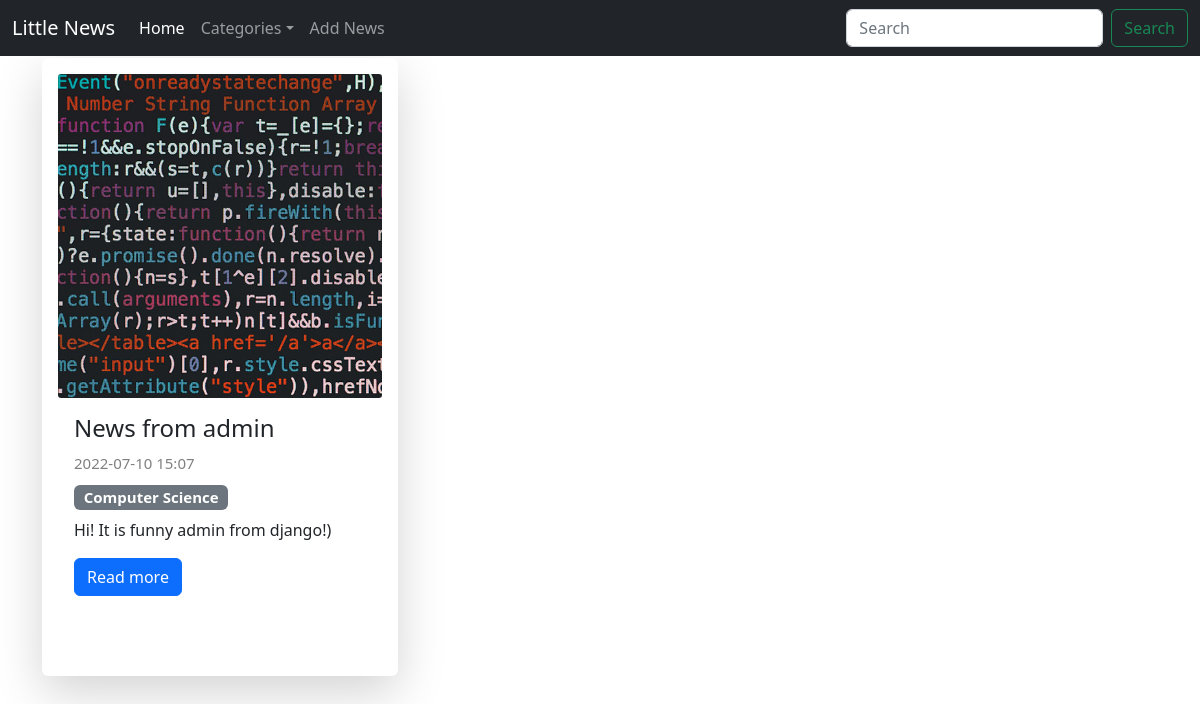
The app's page /category/4/ with its own data.
### news/models.py (models this page shows, shortened)
class News(models.Model):
    title = models.CharField(max_length=150)
    content = models.TextField(blank=True)
    created_at = models.DateTimeField(auto_now_add=True)
    updated_at = models.DateTimeField(auto_now=True)
    photo = models.ImageField(upload_to='photos/%Y/%m/%d/', blank=True)
    is_published = models.BooleanField(default=True)
    category = models.ForeignKey('Category', on_delete=models.PROTECT, null=True)
    def get_absolute_url(self):
        return reverse("view_news", kwargs={"news_id": self.pk})
    class Meta:
        verbose_name = 'News'
        verbose_name_plural = 'News'
        ordering = ['-created_at']

class Category(models.Model):
    title = models.CharField(max_length=150, db_index=True, verbose_name="Name of category")
    def __str__(self):
        return self.title
    class Meta:
        verbose_name = 'Category'
        verbose_name_plural = 'Category'
        ordering = ['title']

### news/views.py (the view)
# urls.py: path('category/<int:category_id>/', get_category, name='category'),
def get_category(request, category_id):
    news = News.objects.filter(category_id = category_id)
    categories = Category.objects.all()
    category = Category.objects.get(pk = category_id)
    context = {
        'news': news,
        'categories': categories,
        'category':category,
    }
    return render(request, 'news/categories.html',context)

### news/templates/news/categories.html (shortened to what this page needs)
{% extends 'base.html' %}
{% block content %}
<div class="row row-cols-1 row-cols-md-3 g-4">
        {% for item in news %}
          <div class="col" style="margin: 10px 0 10px 0;">
            <div class="card h-100 shadow-lg p-3 mb-5 bg-body rounded" style="border:0px;">
              {% if item.photo %}
                <img src="{{ item.photo.url }}" class="card-img-top" alt="#" style="border-radius: 1%;" />
              {% else %}
                <img src="https://picsum.photos/500/500" class="card-img-top" alt="#" style="border-radius: 2%;" />
              {% endif %}
              <div class="card-body">
                <h4 class="card-title">{{ item.title }}
                </h4>
                 <span class="card-text" style="color: grey; font-size: 15px;">{{ item.created_at|date:'Y-m-d H:m' }}</span>
                 <h5><span class="badge bg-secondary" style=" margin:10px 0 0px 0;">{{ item.category }}</span>
                </h5>
                <p class="card-text">{{ item.content|safe|linebreaksbr|truncatewords:50 }}</p>
                <a href="{{ item.get_absolute_url }}" class="btn btn-primary">Read more</a>
              </div>
            </div>
          </div>
        {% endfor %}
      </div>
{% endblock content %}

### records on screen
News: photo (picture), title "News from admin", created_at "2022-07-10 15:07", category "Computer Science", content "Hi! It is funny admin from django!)"
